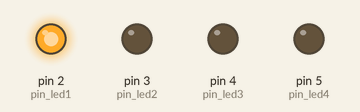
Bench run of a sketch on a simulated Arduino Uno, built with avr-gcc and run on an emulated ATmega328P. Shown: output pins drawn as LEDs (lit = HIGH).

Above: at 0.5 s.
At 1.5 s:
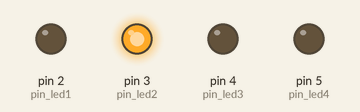
At 2.5 s:
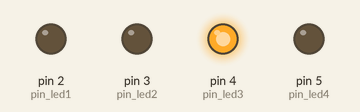
At 3.5 s:
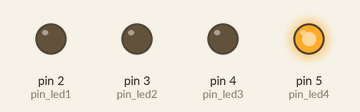
Timing chart, 0 to 6.8 s (numbered marks = the images above):
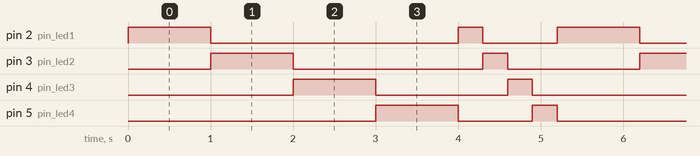

The sketch:

sketch_oct20a.ino
```cpp
void setup() // setup is executed once after reset
{
  pinMode(2, OUTPUT); // pin led1 (2) is initialized as an output
  pinMode(3, OUTPUT); // pin led2 (3) is initialized as an output
  pinMode(4, OUTPUT); // pin led3 (4) is initialized as an output
  pinMode(5, OUTPUT); // pin led4 (5) is initialized as an output
}
void loop() // loop is run indefinitely
{
  //Slow
  digitalWrite(2, HIGH);   // turns on LED1; we could also have written 1 instead of HIGH
  digitalWrite(3, LOW);   // turns off LED2; we could also have written 0 instead of LOW
  digitalWrite(4, LOW);   // turns off LED3
  digitalWrite(5, LOW);   // turns off LED4
  delay(1000);               // waits for 1/2 second
  digitalWrite(2, LOW);   // turns off LED1
  digitalWrite(3, HIGH);   // turns on LED2
  digitalWrite(4, LOW);   // turns off LED3
  digitalWrite(5, LOW);   // turns off LED4
  delay(1000);               // wait 1/2 second
  digitalWrite(2, LOW);   // turns off LED1
  digitalWrite(3, LOW);   // turns off LED2
  digitalWrite(4, HIGH);   // turns on LED3
  digitalWrite(5, LOW);   // turns off LED4
  delay(1000);               // wait 1/2 second
  digitalWrite(2, LOW);   // turns off LED1
  digitalWrite(3, LOW);   // turns off LED2
  digitalWrite(4, LOW);   // turns off LED3
  digitalWrite(5, HIGH);   // turns on LED4
  delay(1000);               // wait 1/2 second

  //Fast
  digitalWrite(2, HIGH);   // turns LED1 on; we could also have written 1 instead of HIGH
  digitalWrite(3, LOW);   // turns LED2 off; we could also have written 0 instead of LOW
  digitalWrite(4, LOW);   // turns LED3 off
  digitalWrite(5, LOW);   // turns off LED4
  delay(300);               // wait for 1/2 second
  digitalWrite(2, LOW);   // turns off LED1
  digitalWrite(3, HIGH);   // turns on LED2
  digitalWrite(4, LOW);   // turns off LED3
  digitalWrite(5, LOW);   // turns off LED4
  delay(300);               // wait 1/2 second
  digitalWrite(2, LOW);   // turns off LED1
  digitalWrite(3, LOW);   // turns off LED2
  digitalWrite(4, HIGH);   // turns on LED3
  digitalWrite(5, LOW);   // turns off LED4
  delay(300);               // wait 1/2 second
  digitalWrite(2, LOW);   // turns off LED1
  digitalWrite(3, LOW);   // turns off LED2
  digitalWrite(4, LOW);   // turns off LED3
  digitalWrite(5, HIGH);   // turns on LED4
  delay(300);
}
```

Measured:
- by itself, pin 2 (pin_led1): repeats every 5.2 s: LOW 3.0 s, HIGH 0.30 s, LOW 0.90 s, HIGH 1.0 s
- by itself, pin 3 (pin_led2): repeats every 5.2 s: LOW 2.3 s, HIGH 0.30 s, LOW 1.6 s, HIGH 1.0 s
- by itself, pin 4 (pin_led3): repeats every 5.2 s: LOW 1.6 s, HIGH 0.30 s, LOW 2.3 s, HIGH 1.0 s
- by itself, pin 5 (pin_led4): repeats every 5.2 s: LOW 0.90 s, HIGH 0.30 s, LOW 3.0 s, HIGH 1.0 s
